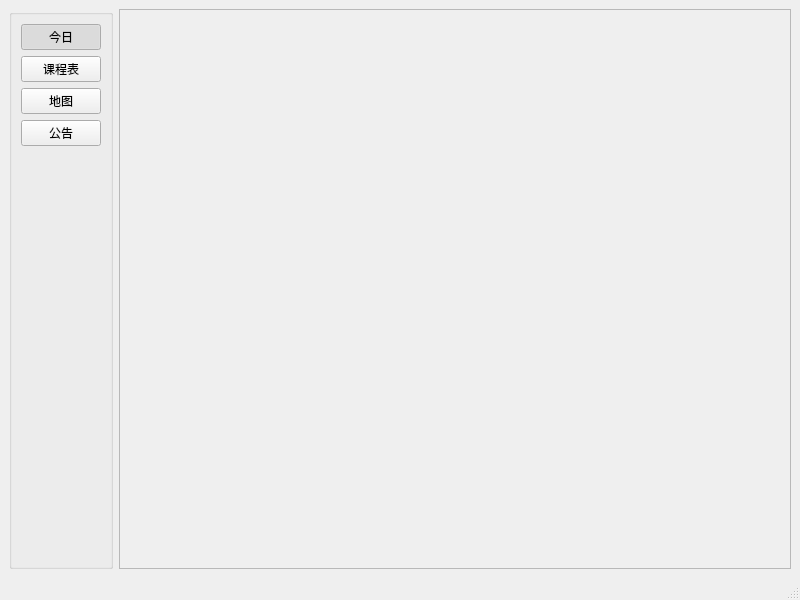
<?xml version="1.0" encoding="UTF-8"?>
<ui version="4.0">
 <class>MainWindow</class>
 <widget class="QMainWindow" name="MainWindow">
  <property name="geometry">
   <rect>
    <x>0</x>
    <y>0</y>
    <width>800</width>
    <height>600</height>
   </rect>
  </property>
  <property name="windowTitle">
   <string>MainWindow</string>
  </property>
  <widget class="QWidget" name="centralwidget">
   <layout class="QHBoxLayout" name="horizontalLayout_2">
    <item>
     <layout class="QHBoxLayout" name="horizontalLayout">
      <item>
       <widget class="QGroupBox" name="groupBox">
        <property name="title">
         <string/>
        </property>
        <layout class="QVBoxLayout" name="verticalLayout">
         <item>
          <widget class="QPushButton" name="ButtonToday">
           <property name="text">
            <string>今日</string>
           </property>
           <property name="checkable">
            <bool>true</bool>
           </property>
           <property name="checked">
            <bool>true</bool>
           </property>
          </widget>
         </item>
         <item>
          <widget class="QPushButton" name="ButtonClassSchedule">
           <property name="text">
            <string>课程表</string>
           </property>
           <property name="checkable">
            <bool>true</bool>
           </property>
          </widget>
         </item>
         <item>
          <widget class="QPushButton" name="ButtonMap">
           <property name="text">
            <string>地图</string>
           </property>
           <property name="checkable">
            <bool>true</bool>
           </property>
          </widget>
         </item>
         <item>
          <widget class="QPushButton" name="ButtonNotice">
           <property name="text">
            <string>公告</string>
           </property>
           <property name="checkable">
            <bool>true</bool>
           </property>
          </widget>
         </item>
         <item>
          <spacer name="verticalSpacer">
           <property name="orientation">
            <enum>Qt::Orientation::Vertical</enum>
           </property>
           <property name="sizeHint" stdset="0">
            <size>
             <width>20</width>
             <height>462</height>
            </size>
           </property>
          </spacer>
         </item>
        </layout>
       </widget>
      </item>
      <item>
       <widget class="QStackedWidget" name="stackedWidget">
        <property name="frameShape">
         <enum>QFrame::Shape::StyledPanel</enum>
        </property>
       </widget>
      </item>
     </layout>
    </item>
   </layout>
  </widget>
  <widget class="QStatusBar" name="statusBar"/>
 </widget>
 <resources/>
 <connections/>
</ui>
